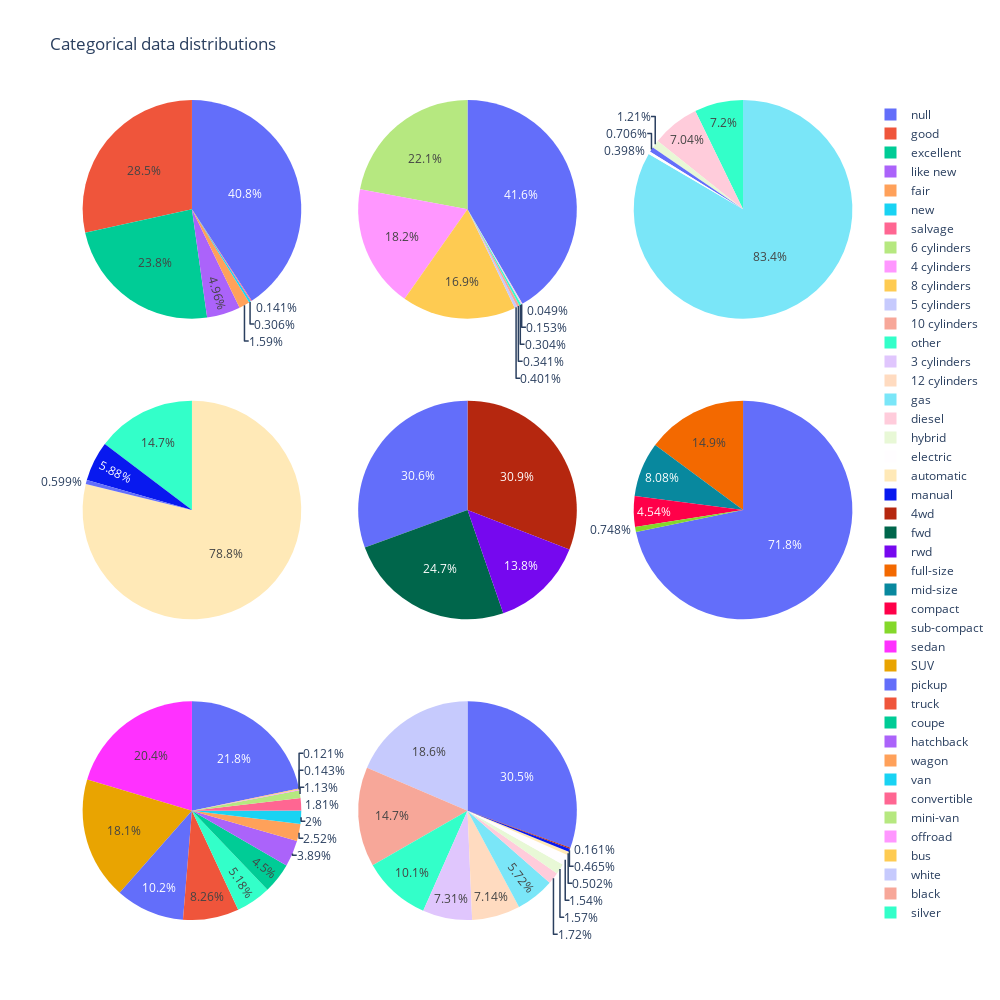

Source (notebook cell):
### Code cell
from plotly.subplots import make_subplots
import plotly.graph_objects as go

fig = make_subplots(rows=3, cols=3, specs=[
    [{"type": "pie"} for _ in range(3)] for _ in range(3)
])


# lets' look into categorical features distributions (where there are not so many unique values)
for idx, column_name in enumerate(['condition', 'cylinders', 'fuel', 'transmission', 'drive', 'size', 'type', 'paint_color']):
    counted_data = df[column_name].value_counts(dropna=False).reset_index()
    fig.add_trace(
        go.Pie( 
            values=counted_data['count'], 
            labels=counted_data[column_name],
            name=column_name
        ),
        row=(idx//3) + 1, col=(idx%3) + 1
    )

fig.update_layout(height=1000, width=1000, title_text='Categorical data distributions')

### Figure 1 — Plotly figure (JSON) as saved in the notebook; plotly's stock layout.template omitted (floating-point values rounded to 4 significant figures)
{"data": [{"domain": {"x": [0, 0.2889], "y": [0.7333, 1]}, "labels": [null, "good", "excellent", "like new", "fair", "new", "salvage"], "name": "condition", "type": "pie", "values": [174104, 121456, 101467, 21178, 6769, 1305, 601]}, {"domain": {"x": [0.3556, 0.6444], "y": [0.7333, 1]}, "labels": [null, "6 cylinders", "4 cylinders", "8 cylinders", "5 cylinders", "10 cylinders", "other", "3 cylinders", "12 cylinders"], "name": "cylinders", "type": "pie", "values": [177678, 94169, 77642, 72062, 1712, 1455, 1298, 655, 209]}, {"domain": {"x": [0.7111, 1], "y": [0.7333, 1]}, "labels": ["gas", "other", "diesel", "hybrid", null, "electric"], "name": "fuel", "type": "pie", "values": [356209, 30728, 30062, 5170, 3013, 1698]}, {"domain": {"x": [0, 0.2889], "y": [0.3667, 0.6333]}, "labels": ["automatic", "other", "manual", null], "name": "transmission", "type": "pie", "values": [336524, 62682, 25118, 2556]}, {"domain": {"x": [0.3556, 0.6444], "y": [0.3667, 0.6333]}, "labels": ["4wd", null, "fwd", "rwd"], "name": "drive", "type": "pie", "values": [131904, 130567, 105517, 58892]}, {"domain": {"x": [0.7111, 1], "y": [0.3667, 0.6333]}, "labels": [null, "full-size", "mid-size", "compact", "sub-compact"], "name": "size", "type": "pie", "values": [306361, 63465, 34476, 19384, 3194]}, {"domain": {"x": [0, 0.2889], "y": [0, 0.2667]}, "labels": [null, "sedan", "SUV", "pickup", "truck", "other", "coupe", "hatchback", "wagon", "van", "convertible", "mini-van", "offroad", "bus"], "name": "type", "type": "pie", "values": [92858, 87056, 77284, 43510, 35279, 22110, 19204, 16598, 10751, 8548, 7731, 4825, 609, 517]}, {"domain": {"x": [0.3556, 0.6444], "y": [0, 0.2667]}, "labels": [null, "white", "black", "silver", "blue", "red", "grey", "green", "custom", "brown", "yellow", "orange", "purple"], "name": "paint_color", "type": "pie", "values": [130203, 79285, 62861, 42970, 31223, 30473, 24416, 7343, 6700, 6593, 2142, 1984, 687]}], "layout": {"height": 1000, "title": {"text": "Categorical data distributions"}, "width": 1000}}
